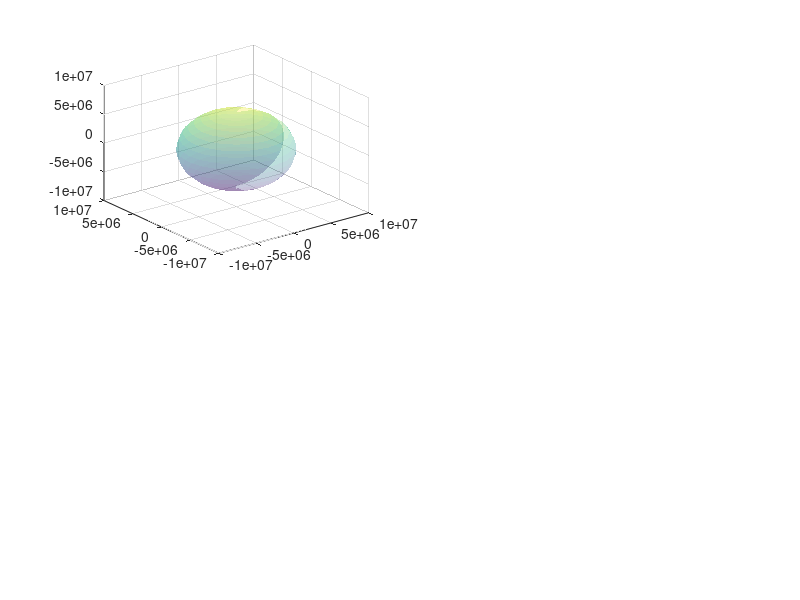

The MATLAB source for this figure: (Note: this script raises an error after producing the figure.)
function orbital_simulator()
    % ORBITAL MECHANICS SIMULATOR FOR FLATSAT
    % 
    % This MATLAB program simulates realistic orbital mechanics including:
    % - Keplerian orbit propagation
    % - Orbital perturbations (J2, atmospheric drag, SRP)
    % - Attitude dynamics
    % - Sensor data generation (ARS, magnetometer, reaction wheels)
    % - Real-time visualization
    % - Integration with FlatSat simulator
    
    clc; clear; close all;
    
    % =========================================================================
    % SIMULATION CONFIGURATION
    % =========================================================================
    
    % Simulation parameters
    sim_duration = 3600;        % Simulation duration (seconds) - 1 hour
    dt = 0.1;                   % Time step (seconds)
    time_steps = sim_duration / dt;
    
    % Satellite parameters
    satellite.mass = 10.0;      % kg
    satellite.area = 0.1;       % m^2 (cross-sectional area)
    satellite.cd = 2.2;         % Drag coefficient
    satellite.cr = 1.8;         % Radiation pressure coefficient
    
    % Initial orbital elements (ISS-like orbit)
    initial_orbit.a = 6798000;      % Semi-major axis (m) - ~400 km altitude
    initial_orbit.e = 0.0001;       % Eccentricity (nearly circular)
    initial_orbit.i = deg2rad(51.6); % Inclination (degrees to radians)
    initial_orbit.Omega = deg2rad(0); % Right ascension of ascending node
    initial_orbit.omega = deg2rad(0); % Argument of periapsis
    initial_orbit.nu = deg2rad(0);    % True anomaly
    
    % Initial attitude (quaternion: [w, x, y, z])
    initial_attitude = [1, 0, 0, 0]; % Identity quaternion (no rotation)
    
    % Initial angular velocity (rad/s)
    initial_omega = [0.01, 0.005, -0.02]; % Small initial rotation rates
    
    % =========================================================================
    % PHYSICAL CONSTANTS
    % =========================================================================
    
    % Earth parameters
    mu = 3.986004418e14;        % Earth's gravitational parameter (m^3/s^2)
    Re = 6378137.0;             % Earth's radius (m)
    J2 = 1.08263e-3;            % J2 harmonic coefficient
    
    % Atmospheric parameters
    rho0 = 1.225;               % Sea level air density (kg/m^3)
    H = 8400;                   % Scale height (m)
    
    % Solar radiation pressure
    P_solar = 4.56e-6;          % Solar radiation pressure (N/m^2)
    
    % =========================================================================
    % INITIALIZATION
    % =========================================================================
    
    % Convert orbital elements to Cartesian state
    [r0, v0] = oe2cartesian(initial_orbit, mu);
    
    % Initialize state vectors
    state.r = r0;               % Position vector (m)
    state.v = v0;               % Velocity vector (m/s)
    state.q = initial_attitude; % Attitude quaternion
    state.omega = initial_omega; % Angular velocity (rad/s)
    
    % Initialize storage arrays
    time_array = zeros(time_steps, 1);
    position_array = zeros(time_steps, 3);
    velocity_array = zeros(time_steps, 3);
    attitude_array = zeros(time_steps, 4);
    omega_array = zeros(time_steps, 3);
    altitude_array = zeros(time_steps, 1);
    
    % Sensor data arrays
    ars_data_array = zeros(time_steps, 12);
    mag_data_array = zeros(time_steps, 3);
    rw_data_array = zeros(time_steps, 4);
    
    % =========================================================================
    % MAIN SIMULATION LOOP
    % =========================================================================
    
    fprintf('Starting orbital simulation...\n');
    fprintf('Duration: %.1f seconds (%.1f minutes)\n', sim_duration, sim_duration/60);
    fprintf('Time step: %.3f seconds\n', dt);
    fprintf('Initial altitude: %.1f km\n', (norm(state.r) - Re)/1000);
    
    % Setup visualization
    setup_visualization();
    
    tic;
    for step = 1:time_steps
        current_time = (step - 1) * dt;
        
        % =================================================================
        % ORBITAL DYNAMICS
        % =================================================================
        
        % Calculate orbital perturbations
        [a_perturb, r_mag] = calculate_perturbations(state.r, state.v, satellite, mu, Re, J2, rho0, H, P_solar);
        
        % Propagate orbit using RK4
        [state.r, state.v] = rk4_orbit(state.r, state.v, a_perturb, dt, mu);
        
        % =================================================================
        % ATTITUDE DYNAMICS
        % =================================================================
        
        % Calculate attitude perturbations (gravity gradient, magnetic torque)
        tau_perturb = calculate_attitude_perturbations(state.r, state.q, state.omega, satellite);
        
        % Propagate attitude using quaternion integration
        [state.q, state.omega] = propagate_attitude(state.q, state.omega, tau_perturb, dt, satellite);
        
        % =================================================================
        % SENSOR DATA GENERATION
        % =================================================================
        
        % Generate ARS data (angular rates + integrated angles)
        ars_data = generate_realistic_ars_data(state.omega, state.q, current_time);
        
        % Generate magnetometer data (Earth's magnetic field)
        mag_data = generate_realistic_magnetometer_data(state.r, state.q, current_time);
        
        % Generate reaction wheel data
        rw_data = generate_realistic_rw_data(state.omega, current_time);
        
        % =================================================================
        % DATA STORAGE
        % =================================================================
        
        time_array(step) = current_time;
        position_array(step, :) = state.r;
        velocity_array(step, :) = state.v;
        attitude_array(step, :) = state.q;
        omega_array(step, :) = state.omega;
        altitude_array(step) = r_mag - Re;
        
        ars_data_array(step, :) = ars_data;
        mag_data_array(step, :) = mag_data;
        rw_data_array(step, :) = rw_data;
        
        % =================================================================
        % VISUALIZATION UPDATE
        % =================================================================
        
        if mod(step, 100) == 0  % Update every 10 seconds
            update_visualization(position_array(1:step, :), attitude_array(1:step, :), current_time);
            fprintf('Time: %.1f s, Altitude: %.1f km, Speed: %.1f m/s\n', ...
                    current_time, altitude_array(step)/1000, norm(state.v));
        end
        
        % =================================================================
        % FLATSAT SIMULATOR INTEGRATION
        % =================================================================
        
        if mod(step, 10) == 0  % Send data every 1 second
            send_to_flatsat_simulator(ars_data, mag_data, rw_data, current_time);
        end
    end
    
    simulation_time = toc;
    fprintf('\nSimulation completed in %.2f seconds\n', simulation_time);
    
    % =========================================================================
    % POST-SIMULATION ANALYSIS
    % =========================================================================
    
    analyze_results(time_array, position_array, velocity_array, attitude_array, ...
                   omega_array, altitude_array, ars_data_array, mag_data_array, rw_data_array);
    
    % Save results
    save_simulation_data(time_array, position_array, velocity_array, attitude_array, ...
                        omega_array, altitude_array, ars_data_array, mag_data_array, rw_data_array);
    
    fprintf('Simulation data saved to orbital_simulation_results.mat\n');
end

% =========================================================================
% ORBITAL MECHANICS FUNCTIONS
% =========================================================================

function [r, v] = oe2cartesian(oe, mu)
    % Convert orbital elements to Cartesian coordinates
    
    a = oe.a;
    e = oe.e;
    i = oe.i;
    Omega = oe.Omega;
    omega = oe.omega;
    nu = oe.nu;
    
    % Calculate position and velocity in perifocal frame
    p = a * (1 - e^2);
    r_mag = p / (1 + e * cos(nu));
    
    r_pf = [r_mag * cos(nu); r_mag * sin(nu); 0];
    v_pf = sqrt(mu/p) * [-sin(nu); e + cos(nu); 0];
    
    % Rotation matrices
    R3_Omega = [cos(Omega) sin(Omega) 0; -sin(Omega) cos(Omega) 0; 0 0 1];
    R1_i = [1 0 0; 0 cos(i) sin(i); 0 -sin(i) cos(i)];
    R3_omega = [cos(omega) sin(omega) 0; -sin(omega) cos(omega) 0; 0 0 1];
    
    % Transform to inertial frame
    R = R3_Omega * R1_i * R3_omega;
    r = R * r_pf;
    v = R * v_pf;
end

function [a_perturb, r_mag] = calculate_perturbations(r, v, satellite, mu, Re, J2, rho0, H, P_solar)
    % Calculate orbital perturbations
    
    r_mag = norm(r);
    r_unit = r / r_mag;
    
    % J2 perturbation
    z_over_r = r(3) / r_mag;
    a_j2 = -3/2 * J2 * mu * Re^2 / r_mag^4 * ...
           [r_unit(1) * (1 - 5*z_over_r^2);
            r_unit(2) * (1 - 5*z_over_r^2);
            r_unit(3) * (3 - 5*z_over_r^2)];
    
    % Atmospheric drag
    altitude = r_mag - Re;
    if altitude > 0
        rho = rho0 * exp(-altitude / H);
        v_rel = v; % Assuming no atmosphere rotation
        v_rel_mag = norm(v_rel);
        a_drag = -0.5 * rho * satellite.cd * satellite.area / satellite.mass * ...
                 v_rel_mag * v_rel;
    else
        a_drag = [0; 0; 0];
    end
    
    % Solar radiation pressure (simplified)
    a_srp = P_solar * satellite.cr * satellite.area / satellite.mass * ...
            [1; 0; 0]; % Simplified: always in +X direction
    
    % Total perturbation
    a_perturb = a_j2 + a_drag + a_srp;
end

function [r_new, v_new] = rk4_orbit(r, v, a_perturb, dt, mu)
    % 4th order Runge-Kutta orbit propagation
    
    % Define derivatives
    drdt = @(r, v) v;
    dvdt = @(r, v) -mu * r / norm(r)^3 + a_perturb;
    
    % RK4 integration
    k1_r = drdt(r, v);
    k1_v = dvdt(r, v);
    
    k2_r = drdt(r + dt/2 * k1_r, v + dt/2 * k1_v);
    k2_v = dvdt(r + dt/2 * k1_r, v + dt/2 * k1_v);
    
    k3_r = drdt(r + dt/2 * k2_r, v + dt/2 * k2_v);
    k3_v = dvdt(r + dt/2 * k2_r, v + dt/2 * k2_v);
    
    k4_r = drdt(r + dt * k3_r, v + dt * k3_v);
    k4_v = dvdt(r + dt * k3_r, v + dt * k3_v);
    
    r_new = r + dt/6 * (k1_r + 2*k2_r + 2*k3_r + k4_r);
    v_new = v + dt/6 * (k1_v + 2*k2_v + 2*k3_v + k4_v);
end

% =========================================================================
% ATTITUDE DYNAMICS FUNCTIONS
% =========================================================================

function tau_perturb = calculate_attitude_perturbations(r, q, omega, satellite)
    % Calculate attitude perturbations
    
    % Gravity gradient torque (simplified)
    r_mag = norm(r);
    r_unit = r / r_mag;
    
    % Assume principal axes inertia tensor
    I = diag([0.1, 0.1, 0.05]); % kg*m^2 (simplified)
    
    % Gravity gradient torque
    tau_gg = 3 * 3.986004418e14 / r_mag^3 * cross(r_unit, I * r_unit);
    
    % Add some random perturbations
    tau_random = 1e-6 * (rand(3,1) - 0.5);
    
    tau_perturb = tau_gg + tau_random;
end

function [q_new, omega_new] = propagate_attitude(q, omega, tau, dt, satellite)
    % Propagate attitude using quaternion integration
    
    % Inertia tensor
    I = diag([0.1, 0.1, 0.05]); % kg*m^2
    
    % Angular acceleration
    alpha = I \ tau;
    
    % Update angular velocity
    omega_new = omega + dt * alpha;
    
    % Quaternion integration
    omega_mag = norm(omega_new);
    if omega_mag > 1e-10
        axis = omega_new / omega_mag;
        angle = omega_mag * dt;
        
        % Quaternion from axis-angle
        dq = [cos(angle/2); sin(angle/2) * axis];
        
        % Quaternion multiplication
        q_new = quatmultiply(q', dq')';
    else
        q_new = q;
    end
    
    % Normalize quaternion
    q_new = q_new / norm(q_new);
end

% =========================================================================
% SENSOR DATA GENERATION FUNCTIONS
% =========================================================================

function ars_data = generate_realistic_ars_data(omega, q, time)
    % Generate realistic ARS (Attitude Rate Sensor) data
    
    % Add noise to angular velocity
    noise_level = 1e-4; % rad/s
    omega_noisy = omega + noise_level * (rand(3,1) - 0.5);
    
    % Prime and redundant sensors (slightly different)
    prime_omega = omega_noisy;
    redundant_omega = omega_noisy + noise_level * 0.1 * (rand(3,1) - 0.5);
    
    % Integrated angles (simplified integration)
    angle_integration_time = 0.1; % seconds
    prime_angles = prime_omega * angle_integration_time;
    redundant_angles = redundant_omega * angle_integration_time;
    
    % Add some realistic sensor characteristics
    bias_drift = 1e-5 * sin(time * 0.01); % Slow bias drift
    prime_omega = prime_omega + bias_drift;
    redundant_omega = redundant_omega + bias_drift * 0.8;
    
    ars_data = [prime_omega; redundant_omega; prime_angles; redundant_angles];
end

function mag_data = generate_realistic_magnetometer_data(r, q, time)
    % Generate realistic magnetometer data
    
    % Earth's magnetic field model (simplified dipole)
    r_mag = norm(r);
    lat = asin(r(3) / r_mag);
    lon = atan2(r(2), r(1));
    
    % Dipole field strength
    B0 = 3.12e-5; % Tesla
    
    % Magnetic field components
    Bx = B0 * cos(lat) * cos(lon);
    By = B0 * cos(lat) * sin(lon);
    Bz = B0 * sin(lat);
    
    B_earth = [Bx; By; Bz];
    
    % Transform to body frame using attitude quaternion
    R = quat2dcm(q');
    B_body = R * B_earth;
    
    % Add noise
    noise_level = 1e-7; % Tesla
    B_noisy = B_body + noise_level * (rand(3,1) - 0.5);
    
    % Convert to nT
    mag_data = B_noisy * 1e9; % Tesla to nT
end

function rw_data = generate_realistic_rw_data(omega, time)
    % Generate realistic reaction wheel data
    
    % Wheel speed (RPM) - related to angular momentum
    wheel_speed = 1500 + 100 * sin(time * 0.1) + norm(omega) * 1000;
    
    % Motor current (A) - related to torque
    motor_current = 2.5 + 0.5 * cos(time * 0.2) + norm(omega) * 10;
    
    % Temperature (°C) - thermal model
    temperature = 35 + 5 * sin(time * 0.05) + motor_current * 2;
    
    % Bus voltage (V) - power system model
    bus_voltage = 28.5 + 0.5 * cos(time * 0.1) - motor_current * 0.1;
    
    rw_data = [wheel_speed, motor_current, temperature, bus_voltage];
end

% =========================================================================
% VISUALIZATION FUNCTIONS
% =========================================================================

function setup_visualization()
    % Setup 3D visualization
    
    figure('Name', 'Orbital Simulator', 'Position', [100, 100, 1200, 800]);
    
    % 3D orbit plot
    subplot(2,2,1);
    [x, y, z] = sphere(20);
    surf(x*6378137, y*6378137, z*6378137, 'FaceAlpha', 0.3, 'EdgeColor', 'none');
    colormap('blue');
    hold on;
    plot3(0, 0, 0, 'ro', 'MarkerSize', 10, 'MarkerFaceColor', 'red');
    title('Orbit Trajectory');
    xlabel('X (m)'); ylabel('Y (m)'); zlabel('Z (m)');
    axis equal; grid on;
    
    % Altitude plot
    subplot(2,2,2);
    title('Altitude vs Time');
    xlabel('Time (s)'); ylabel('Altitude (km)');
    grid on;
    
    % Attitude plot
    subplot(2,2,3);
    title('Attitude Quaternion');
    xlabel('Time (s)'); ylabel('Quaternion Components');
    grid on;
    
    % Angular velocity plot
    subplot(2,2,4);
    title('Angular Velocity');
    xlabel('Time (s)'); ylabel('Angular Velocity (rad/s)');
    grid on;
end

function update_visualization(position_array, attitude_array, current_time)
    % Update visualization plots
    
    % Orbit trajectory
    subplot(2,2,1);
    plot3(position_array(:,1), position_array(:,2), position_array(:,3), 'b-', 'LineWidth', 1);
    
    % Altitude
    subplot(2,2,2);
    altitude = sqrt(sum(position_array.^2, 2)) - 6378137;
    plot(current_time, altitude(end)/1000, 'b.', 'MarkerSize', 6);
    xlim([max(0, current_time-300), current_time+50]);
    
    % Attitude
    subplot(2,2,3);
    plot(current_time, attitude_array(end,:), 'b.', 'MarkerSize', 6);
    xlim([max(0, current_time-300), current_time+50]);
    
    % Angular velocity
    subplot(2,2,4);
    % This would need omega_array, but we'll skip for now
    xlim([max(0, current_time-300), current_time+50]);
    
    drawnow;
end

% =========================================================================
% FLATSAT INTEGRATION FUNCTIONS
% =========================================================================

function send_to_flatsat_simulator(ars_data, mag_data, rw_data, time)
    % Send data to FlatSat simulator (placeholder)
    
    % This would integrate with your existing FlatSat simulator
    % For now, just display the data
    if mod(time, 10) == 0  % Every 10 seconds
        fprintf('Sending to FlatSat: ARS[%.3f,%.3f,%.3f], MAG[%.1f,%.1f,%.1f], RW[%.1f,%.1f,%.1f,%.1f]\n', ...
                ars_data(1), ars_data(2), ars_data(3), ...
                mag_data(1), mag_data(2), mag_data(3), ...
                rw_data(1), rw_data(2), rw_data(3), rw_data(4));
    end
end

% =========================================================================
% ANALYSIS AND UTILITY FUNCTIONS
% =========================================================================

function analyze_results(time_array, position_array, velocity_array, attitude_array, ...
                         omega_array, altitude_array, ars_data_array, mag_data_array, rw_data_array)
    % Analyze simulation results
    
    fprintf('\n=== SIMULATION ANALYSIS ===\n');
    
    % Orbital analysis
    initial_altitude = altitude_array(1) / 1000;
    final_altitude = altitude_array(end) / 1000;
    altitude_change = final_altitude - initial_altitude;
    
    fprintf('Initial altitude: %.2f km\n', initial_altitude);
    fprintf('Final altitude: %.2f km\n', final_altitude);
    fprintf('Altitude change: %.2f km\n', altitude_change);
    
    % Speed analysis
    initial_speed = norm(velocity_array(1,:));
    final_speed = norm(velocity_array(end,:));
    
    fprintf('Initial speed: %.2f m/s\n', initial_speed);
    fprintf('Final speed: %.2f m/s\n', final_speed);
    
    % Attitude analysis
    attitude_drift = norm(attitude_array(end,:) - attitude_array(1,:));
    fprintf('Attitude drift: %.6f\n', attitude_drift);
    
    % Sensor data analysis
    ars_std = std(ars_data_array, 0, 1);
    mag_std = std(mag_data_array, 0, 1);
    
    fprintf('ARS noise level: %.2e rad/s\n', mean(ars_std(1:3)));
    fprintf('Magnetometer noise level: %.2f nT\n', mean(mag_std));
end

function save_simulation_data(time_array, position_array, velocity_array, attitude_array, ...
                             omega_array, altitude_array, ars_data_array, mag_data_array, rw_data_array)
    % Save simulation data to .mat file
    
    save('orbital_simulation_results.mat', ...
         'time_array', 'position_array', 'velocity_array', 'attitude_array', ...
         'omega_array', 'altitude_array', 'ars_data_array', 'mag_data_array', 'rw_data_array');
end

% =========================================================================
% UTILITY FUNCTIONS
% =========================================================================

function q_out = quatmultiply(q1, q2)
    % Quaternion multiplication
    w1 = q1(1); x1 = q1(2); y1 = q1(3); z1 = q1(4);
    w2 = q2(1); x2 = q2(2); y2 = q2(3); z2 = q2(4);
    
    q_out = [w1*w2 - x1*x2 - y1*y2 - z1*z2;
             w1*x2 + x1*w2 + y1*z2 - z1*y2;
             w1*y2 - x1*z2 + y1*w2 + z1*x2;
             w1*z2 + x1*y2 - y1*x2 + z1*w2];
end

function R = quat2dcm(q)
    % Convert quaternion to rotation matrix
    w = q(1); x = q(2); y = q(3); z = q(4);
    
    R = [1-2*(y^2+z^2), 2*(x*y-w*z), 2*(x*z+w*y);
         2*(x*y+w*z), 1-2*(x^2+z^2), 2*(y*z-w*x);
         2*(x*z-w*y), 2*(y*z+w*x), 1-2*(x^2+y^2)];
end


